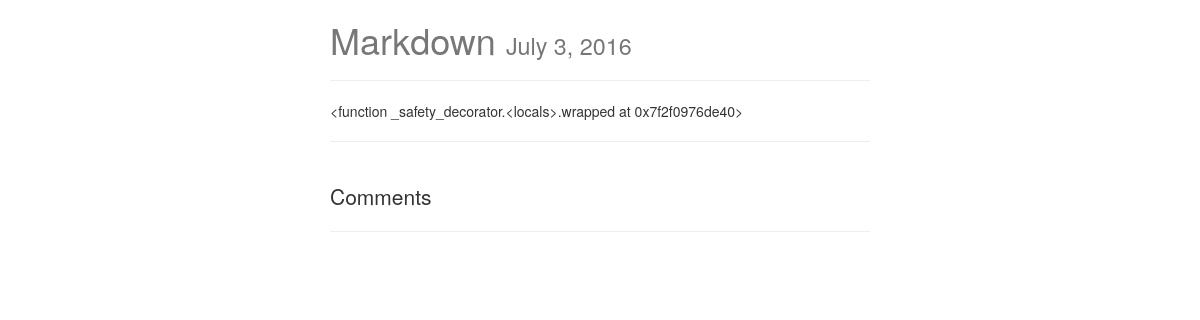
Screenshot of /posts/mardown/ with the database file from the repository.
### posts/models.py (models this page shows, shortened)
class Post(models.Model):
    user = models.ForeignKey(settings.AUTH_USER_MODEL, default=1)
    title = models.CharField(max_length=120)
    slug = models.SlugField(unique=True)
    image = models.ImageField(upload_to=upload_location,
            null=True,
            blank=True,
            width_field="width_field",
            height_field="height_field")
    height_field = models.IntegerField(default=0)
    width_field = models.IntegerField(default=0)
    content = models.TextField()
    draft = models.BooleanField(default=False)
    publish = models.DateField(auto_now=False, auto_now_add=False)
    updated = models.DateTimeField(auto_now=True, auto_now_add=False)
    timestamp = models.DateTimeField(auto_now=False, auto_now_add=True)
    objects = PostManager()
    class Meta:
        ordering = ["-timestamp", "-updated"]
    def get_markdown(self):
        content = self.content
        markdown_text = markdown(content)
        return mark_safe(markdown_text)

### posts/views.py (the view)
# urls.py: url(r'^(?P<slug>[\w-]+)/$', post_detail, name='detail'),
def post_detail(request, slug=None):
    instance = get_object_or_404(Post, slug=slug)
    if instance.publish > timezone.now().date() or instance.draft:
        if not request.user.is_staff or not request.user.is_superuser:
            raise Http404
    share_string = quote_plus(instance.content)
    content_type = ContentType.objects.get_for_model(Post)
    obj_id = instance.id
    comments = Comment.objects.filter(content_type=content_type, object_id=obj_id)
    context = {
        "title": instance.title,
        "instance": instance,
        "share_string": share_string,
        "comments": comments,
    }
    return render(request, "post_detail.html", context)

### templates/post_detail.html (shortened to what this page needs)
{% extends "base.html" %}
{% load urlify %}
{% block content %}
<div class='col-sm-6 col-sm-offset-3'>
<h1>{{ title }} <small>{% if instance.draft %}<span style='color:red;'>Draft</span> {% endif %}{{ instance.publish }}</small></h1>
<p>
  <hr/>
</p>
<div class='row'>
  <div class='col-sm-12'>
    <div class="post-detail-item">
      {{ instance.get_markdown }}
    </div>
    <hr/>
    <br/>
    <div class="">
      <p class="lead"> Comments </p>
      <hr>
    </div>
    </div>
  </div>
</div>
{% endblock content %}

### static/css/base.css (style rules this page uses)
h1 { color: #777777; }

### rows the page displays
Post: title "Markdown", publish "July 3, 2016", get_markdown "<function _safety_decorator.<locals>.wrapped at 0x7f2f0976de40>"
